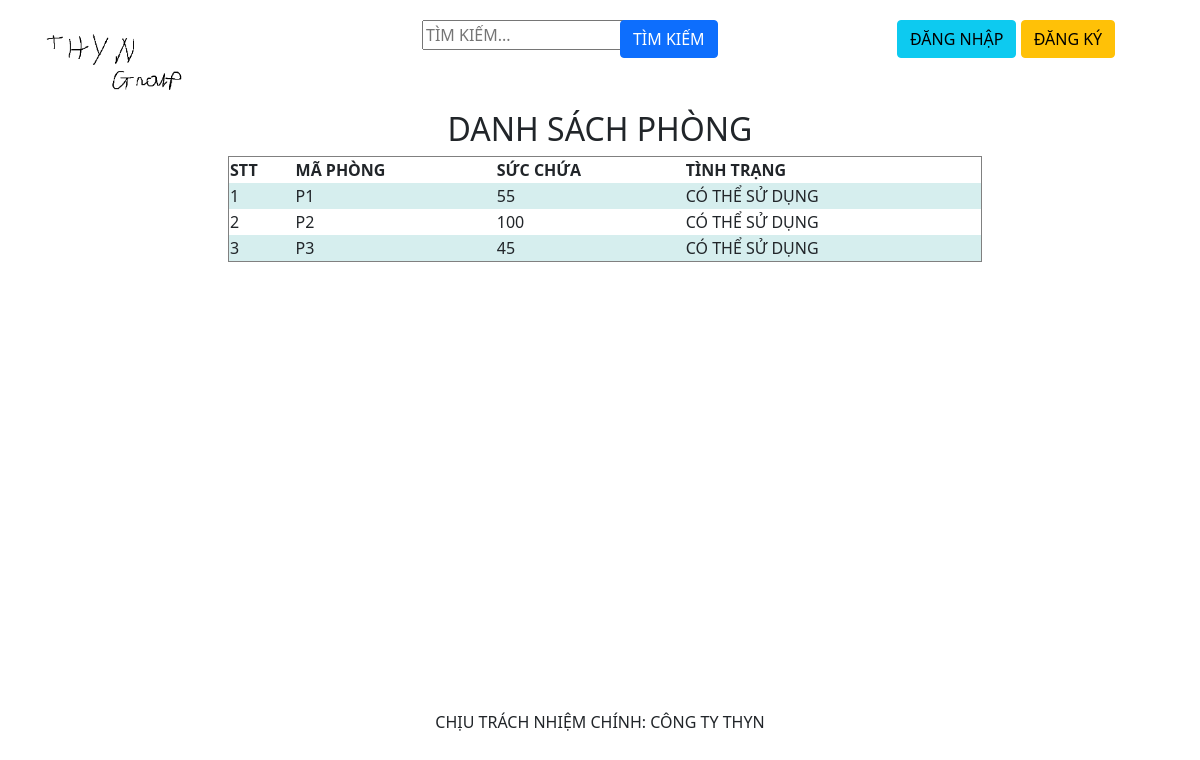
Before: / with the older database file.
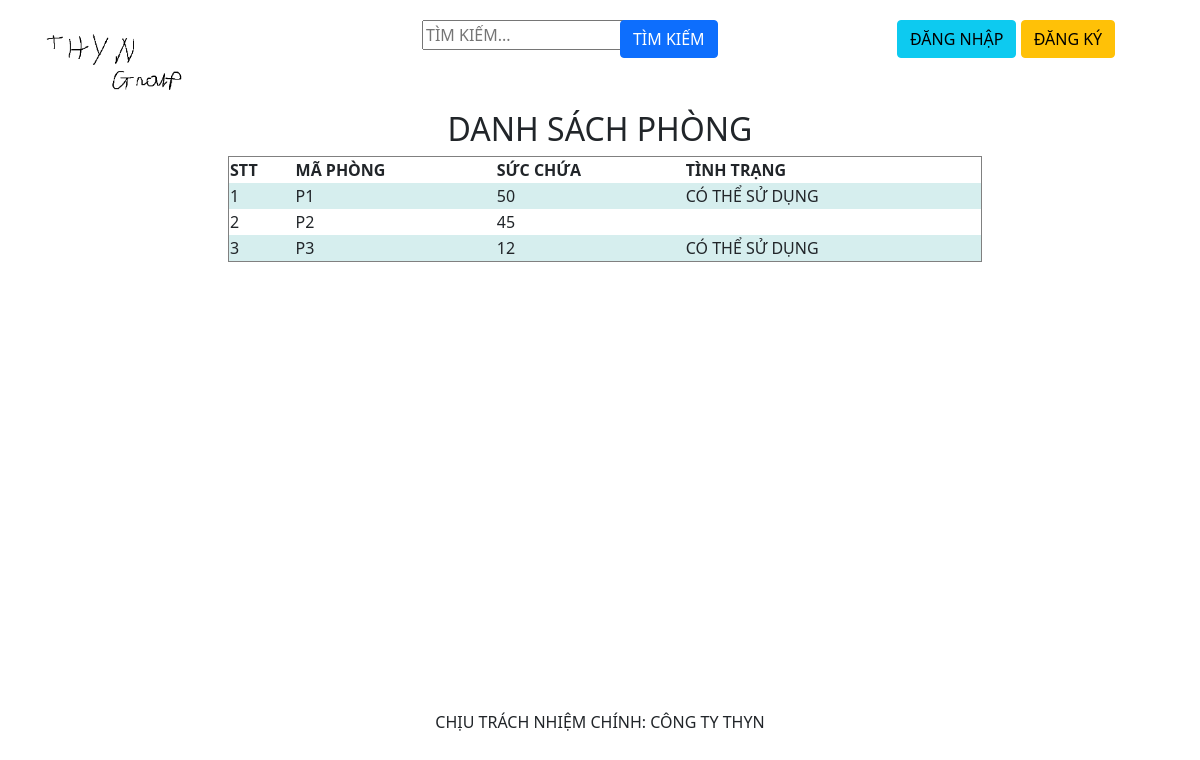
After: the same page with the newer database file.
### tables this page shows
CREATE TABLE `phong` (
  `id_phong` int(11) NOT NULL,
  `stt_phong` varchar(10) NOT NULL,
  `cho` int(11) NOT NULL,
  `tinh_trang` int(11) NOT NULL
);

### src/pages/main.php (the view, shortened to what this page needs)
<?php
    $sql_ds = "SELECT * FROM phong";
    $query_ds = mysqli_query($mysqli, $sql_ds);
?>
<div class="main">
<h2>DANH SÁCH PHÒNG</h2>
<div class="row offset-2">
    <table border="1">
        <tr>
            <th>STT </th>
            <th>MÃ PHÒNG </th>
            <th>SỨC CHỨA</th>
            <th>TÌNH TRẠNG</th>
        </tr>
        <?php
            $i = 0;
            while ($rows = mysqli_fetch_array($query_ds)){
                $i++;
        ?>
        <tr>
            <td><?php echo $i ?></td>
            <td><?php echo $rows['stt_phong'] ?></td>
            <td><?php echo $rows['cho'] ?></td>
            <td><?php if ($rows['tinh_trang'] == 1) echo "CÓ THỂ SỬ DỤNG" ?></td>
        </tr>
        <?php
            }
        ?>
    </table>
</div>

### index.php (shortened to what this page needs)
<?php
    include("src/conect/conect.php");
?><!DOCTYPE html>
<html lang="en">
<head>
    <link href="https://cdn.jsdelivr.net/npm/bootstrap@5.0.2/dist/css/bootstrap.min.css" rel="stylesheet"
>
    <link rel="stylesheet" href="src/css/style.css">
</head>
<body>
<div class="container">
   <div class="header row mb-3">
        <div class="logo col-4">
            <a href="index.php"><img src="src/img/Untitled.png" alt="error" width="150px"></a>
        </div>
        <div class="search col">
            <form action="index.php?quanly=tiemkiem" method="POST" id="tiemkiem">
                <div class="row">
                    <div class="col-5"><input type="text" placeholder="TÌM KIẾM..." width="300px" name="tukhoa"></div>
                    <div class="col"><button class="btn btn-primary" type="submit" name="tiemkiem">TÌM KIẾM</button></div>
                </div>
            </form>
        </div>
        <?php
            if(!isset($_SESSION['dangnhap'])){
        ?>
        <div class="login col-3">
            <a href="src/pages/login.php" class="btn btn-info">ĐĂNG NHẬP</a>
            <a href="src/pages/register.php" class="btn btn-warning">ĐĂNG KÝ</a>
        </div>
        <?php
            }else{
        ?>
        <div class="logout col-3">
            <a href="src/pages/logout.php" class="btn btn-danger"> ĐĂNG XUẤT</a>
        </div>
        <?php
            }
        ?>
    </div>
    <div class="main">
    <div class="row">
        <?php
        if(isset($_GET['quanly'])){
            $tam = $_GET['quanly'];
        }else{
            $tam = '';
        }
        if($tam == 'themloaitb'){
            include("src/pages/modules/themloaitb.php");
        }elseif($tam == 'themphong'){
            include("src/pages/modules/themphong.php");
        }elseif($tam == 'sualoai'){
            include("src/pages/modules/sualoai.php");
        }elseif($tam == 'themphong'){
            include("src/pages/modules/themphong.php");
        }elseif($tam == 'chitiet'){
            include("src/pages/modules/chitietphong.php");
        }elseif($tam == 'suachitiet'){
            include("src/pages/modules/suachitietphong.php");
        }elseif($tam == 'suaphong'){
            include("src/pages/modules/suaphong.php");
        }elseif($tam == 'log'){
            include("src/pages/modules/log.php");
        }elseif($tam == 'tiemkiem'){
            include("src/pages/modules/tiemkiem.php");
        }
        else{
            include("src/pages/main.php");
        }
        ?>
    </div>
    </div>
    <div class="footer row">
        <div class="col d-flex justify-content-center">CHỊU TRÁCH NHIỆM CHÍNH: CÔNG TY THYN</div>
    </div>
</div>
</body>
</html>

### src/css/style.css (style rules this page uses)
.header { margin-top: 20px; }
a { text-decoration: none; }
.main { height: 600px; }
h2 { text-align: center; }
.row table { width: 80%; }
tr:nth-child(even) { background-color: #D6EEEE; }

Changed rows visible on the page:
removed phong: stt_phong "P1", cho "55", tinh_trang "CÓ THỂ SỬ DỤNG"
removed phong: stt_phong "P2", cho "100", tinh_trang "CÓ THỂ SỬ DỤNG"
removed phong: stt_phong "P3", cho "45", tinh_trang "CÓ THỂ SỬ DỤNG"
added phong: stt_phong "P1", cho "50", tinh_trang "CÓ THỂ SỬ DỤNG"
added phong: stt_phong "P2", cho "45"
added phong: stt_phong "P3", cho "12", tinh_trang "CÓ THỂ SỬ DỤNG"
